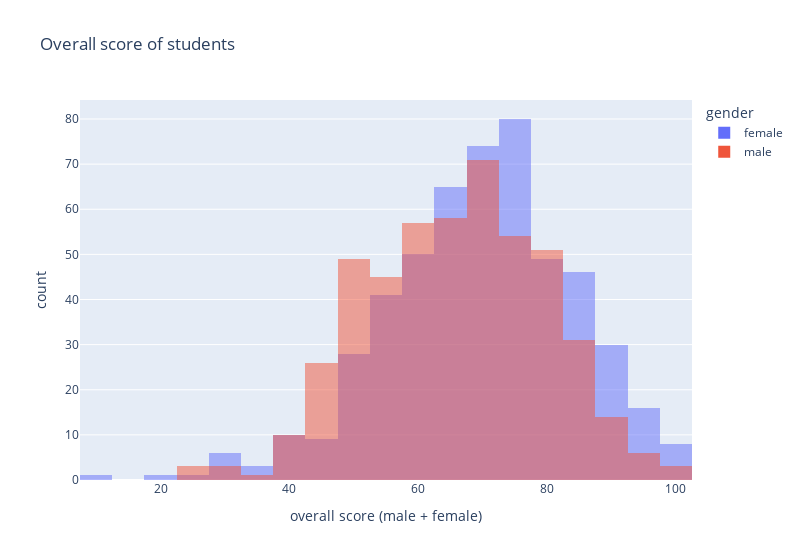

Notebook source saved alongside this figure:
### Markdown cell above
Dohromady

### Code cell
# df['overall score'].plot.hist(bins = 30)
g = px.histogram(df, x='overall_score', nbins=30, color='gender', title="Overall score of students", labels={"overall_score":"overall score (male + female)"}, width = 800, barmode='overlay')
g.show()

### Figure 1 — Plotly figure (JSON) as saved in the notebook; plotly's stock layout.template omitted (floating-point values rounded to 4 significant figures; data arrays with more than 128 entries replaced by an {"elided": "..."} marker saying what was removed)
{"data": [{"alignmentgroup": "True", "bingroup": "x", "hovertemplate": "gender=female<br>overall score (male + female)=%{x}<br>count=%{y}<extra></extra>", "legendgroup": "female", "marker": {"color": "#636efa", "opacity": 0.5, "pattern": {"shape": ""}}, "name": "female", "nbinsx": 30, "offsetgroup": "female", "orientation": "v", "showlegend": true, "type": "histogram", "x": {"elided": "518 float values"}, "xaxis": "x", "yaxis": "y"}, {"alignmentgroup": "True", "bingroup": "x", "hovertemplate": "gender=male<br>overall score (male + female)=%{x}<br>count=%{y}<extra></extra>", "legendgroup": "male", "marker": {"color": "#EF553B", "opacity": 0.5, "pattern": {"shape": ""}}, "name": "male", "nbinsx": 30, "offsetgroup": "male", "orientation": "v", "showlegend": true, "type": "histogram", "x": {"elided": "482 float values"}, "xaxis": "x", "yaxis": "y"}], "layout": {"barmode": "overlay", "legend": {"title": {"text": "gender"}, "tracegroupgap": 0}, "title": {"text": "Overall score of students"}, "width": 800, "xaxis": {"anchor": "y", "domain": [0, 1], "title": {"text": "overall score (male + female)"}}, "yaxis": {"anchor": "x", "domain": [0, 1], "title": {"text": "count"}}}}
